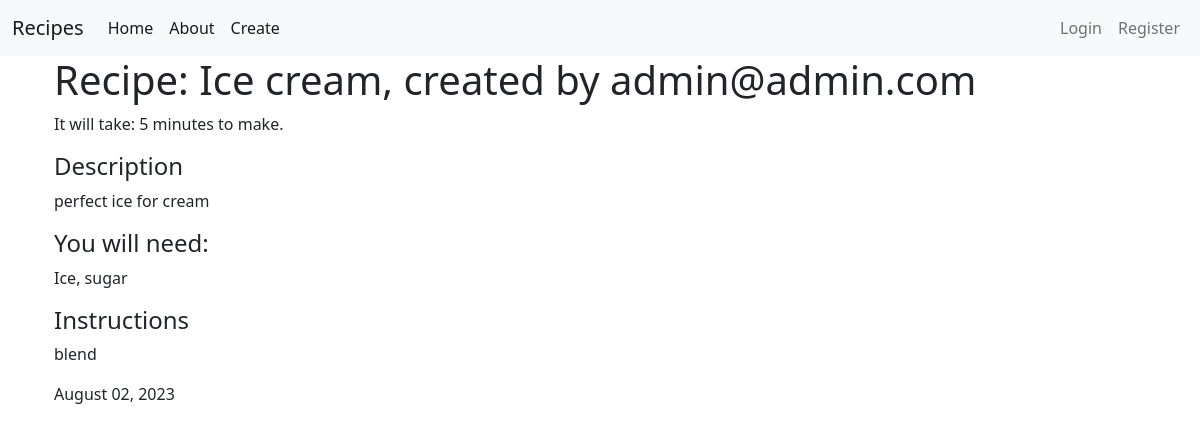
Screenshot of /recipe/6/ with the database file from the repository.
### recipes/models.py (models this page shows, shortened)
class Recipe(models.Model):
    author = models.ForeignKey(User, on_delete=models.CASCADE, related_name='recipes')
    title = models.CharField(max_length=100)
    description = models.TextField()
    ingredients = models.TextField()
    instructions = models.TextField()
    cooking_time = models.PositiveIntegerField()  # Time in minutes
    image = models.ImageField(upload_to='recipe_images', blank=True, null=True)
    created_at = models.DateTimeField(auto_now_add=True)
    updated_at = models.DateTimeField(auto_now=True)

### recipes/views.py (the view)
# urls.py: path('recipe/<int:pk>/', views.RecipeDetailView.as_view(), name="recipes-detail"),
class RecipeDetailView(DetailView):
    model = models.Recipe

### recipes/templates/recipes/recipe_detail.html (shortened to what this page needs)
{% extends 'recipes/base.html' %}
{% block content %}
<article class="container">
  <h1>Recipe: {{ object.title }}, created by {{ object.author.username }}</h1>
      <p>It will take: {{ object.cooking_time }} minutes to make.</p>
      <h4>Description</h4>
      <p>{{ object.description }}</p>
      <h4>You will need:</h4>
      <p>{{ object.ingredients }}</p>
      <h4>Instructions</h4>
      <p>{{ object.instructions }}</p>
      <p>{{ object.created_at|date:"F d, Y" }}</p>
    </div>
{% endblock content %}

### rows the page displays
Recipe: title "Ice cream", author.username "admin@admin.com", cooking_time "5", description "perfect ice for cream", ingredients "Ice, sugar", instructions "blend", created_at "August 02, 2023"
